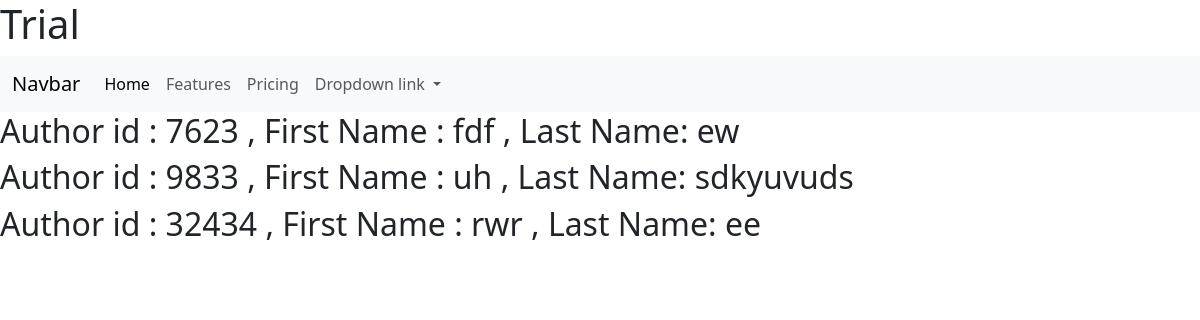
Page /listsofauthor on the committed database.
### members/models.py (models this page shows)
class Author(models.Model):
    author_id = models.IntegerField(primary_key=True)
    firstname = models.CharField(max_length=255, null=False, blank=True)
    lastname = models.CharField(max_length=255, null=False, blank=True)
    phone_number = models.CharField(max_length=255, null=False, default="", blank=True)
    email = models.CharField(max_length=255, null=False, default="", blank=True)

### members/views.py (the view)
# urls.py: path('listsofauthor', views.listsofauthors, name='list_author'),
def listsofauthors(request):
    books3 = Author.objects.all().values()
    context = {'books': books3}
    return render(request, 'ListofAuthor.html',context)

### templates/LIstofAuthor.html (shortened to what this page needs)
<!DOCTYPE html>
<html lang="en">
<head>
    <link href="https://cdn.jsdelivr.net/npm/bootstrap@5.3.2/dist/css/bootstrap.min.css" rel="stylesheet">
</head>
<body>
<h1> Trial </h1>
<nav class="navbar navbar-expand-lg bg-body-tertiary">
  <div class="container-fluid">
    <a class="navbar-brand" href="#">Navbar</a>
    <div class="collapse navbar-collapse" id="navbarNavDropdown">
      <ul class="navbar-nav">
        <li class="nav-item">
          <a class="nav-link active" aria-current="page" href="#">Home</a>
        </li>
        <li class="nav-item">
          <a class="nav-link" href="#">Features</a>
        </li>
        <li class="nav-item">
          <a class="nav-link" href="#">Pricing</a>
        </li>
        <li class="nav-item dropdown">
          <a class="nav-link dropdown-toggle" href="#" role="button" data-bs-toggle="dropdown" aria-expanded="false">
            Dropdown link
          </a>
        </li>
      </ul>
    </div>
  </div>
</nav>
  {% for x in books %}
    <h2>Author id : {{x.author_id}} , First Name : {{ x.firstname }} , Last Name: {{ x.lastname }}</h2>
  {% endfor %}</body>
</html>

### rows in the picture
Author: author_id "7623", firstname "fdf", lastname "ew"
Author: author_id "9833", firstname "uh", lastname "sdkyuvuds"
Author: author_id "32434", firstname "rwr", lastname "ee"
